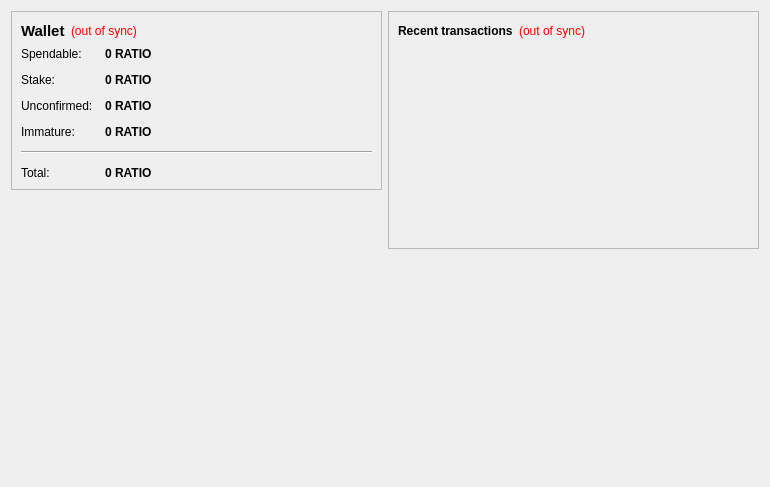
<?xml version="1.0" encoding="UTF-8"?>
<ui version="4.0">
 <class>OverviewPage</class>
 <widget class="QWidget" name="OverviewPage">
  <property name="geometry">
   <rect>
    <x>0</x>
    <y>0</y>
    <width>770</width>
    <height>487</height>
   </rect>
  </property>
  <property name="windowTitle">
   <string>Form</string>
  </property>
  <layout class="QHBoxLayout" name="horizontalLayout" stretch="1,1">
   <item>
    <layout class="QVBoxLayout" name="verticalLayout_2">
     <item>
      <widget class="QFrame" name="frame">
       <property name="frameShape">
        <enum>QFrame::StyledPanel</enum>
       </property>
       <property name="frameShadow">
        <enum>QFrame::Raised</enum>
       </property>
       <layout class="QVBoxLayout" name="verticalLayout_4">
        <item>
         <layout class="QHBoxLayout" name="horizontalLayout_4">
          <item>
           <widget class="QLabel" name="label_5">
            <property name="font">
             <font>
              <pointsize>11</pointsize>
              <weight>75</weight>
              <bold>true</bold>
             </font>
            </property>
            <property name="text">
             <string>Wallet</string>
            </property>
           </widget>
          </item>
          <item>
           <widget class="QLabel" name="labelWalletStatus">
            <property name="toolTip">
             <string>The displayed information may be out of date. Your wallet automatically synchronizes with the Ratio network after a connection is established, but this process has not completed yet.</string>
            </property>
            <property name="styleSheet">
             <string notr="true">QLabel { color: red; }</string>
            </property>
            <property name="text">
             <string notr="true">(out of sync)</string>
            </property>
            <property name="alignment">
             <set>Qt::AlignLeading|Qt::AlignLeft|Qt::AlignVCenter</set>
            </property>
           </widget>
          </item>
          <item>
           <spacer name="horizontalSpacer_2">
            <property name="orientation">
             <enum>Qt::Horizontal</enum>
            </property>
            <property name="sizeHint" stdset="0">
             <size>
              <width>40</width>
              <height>20</height>
             </size>
            </property>
           </spacer>
          </item>
         </layout>
        </item>
        <item>
         <layout class="QFormLayout" name="formLayout_2">
          <property name="fieldGrowthPolicy">
           <enum>QFormLayout::AllNonFixedFieldsGrow</enum>
          </property>
          <property name="horizontalSpacing">
           <number>12</number>
          </property>
          <property name="verticalSpacing">
           <number>12</number>
          </property>
          <item row="0" column="0">
           <widget class="QLabel" name="label">
            <property name="text">
             <string>Spendable:</string>
            </property>
           </widget>
          </item>
          <item row="0" column="1">
           <widget class="QLabel" name="labelBalance">
            <property name="font">
             <font>
              <weight>75</weight>
              <bold>true</bold>
             </font>
            </property>
            <property name="cursor">
             <cursorShape>IBeamCursor</cursorShape>
            </property>
            <property name="toolTip">
             <string>Your current spendable balance</string>
            </property>
            <property name="text">
             <string notr="true">0 RATIO</string>
            </property>
            <property name="textInteractionFlags">
             <set>Qt::LinksAccessibleByMouse|Qt::TextSelectableByKeyboard|Qt::TextSelectableByMouse</set>
            </property>
           </widget>
          </item>
          <item row="1" column="0">
           <widget class="QLabel" name="label_6">
            <property name="text">
             <string>Stake:</string>
            </property>
           </widget>
          </item>
          <item row="1" column="1">
           <widget class="QLabel" name="labelStake">
            <property name="font">
             <font>
              <weight>75</weight>
              <bold>true</bold>
             </font>
            </property>
            <property name="cursor">
             <cursorShape>IBeamCursor</cursorShape>
            </property>
            <property name="toolTip">
             <string>Total of coins that was staked, and do not yet count toward the current balance</string>
            </property>
            <property name="text">
             <string notr="true">0 RATIO</string>
            </property>
            <property name="textInteractionFlags">
             <set>Qt::LinksAccessibleByMouse|Qt::TextSelectableByKeyboard|Qt::TextSelectableByMouse</set>
            </property>
           </widget>
          </item>
          <item row="2" column="0">
           <widget class="QLabel" name="label_3">
            <property name="text">
             <string>Unconfirmed:</string>
            </property>
           </widget>
          </item>
          <item row="2" column="1">
           <widget class="QLabel" name="labelUnconfirmed">
            <property name="font">
             <font>
              <weight>75</weight>
              <bold>true</bold>
             </font>
            </property>
            <property name="cursor">
             <cursorShape>IBeamCursor</cursorShape>
            </property>
            <property name="toolTip">
             <string>Total of transactions that have yet to be confirmed, and do not yet count toward the current balance</string>
            </property>
            <property name="text">
             <string notr="true">0 RATIO</string>
            </property>
            <property name="textInteractionFlags">
             <set>Qt::LinksAccessibleByMouse|Qt::TextSelectableByKeyboard|Qt::TextSelectableByMouse</set>
            </property>
           </widget>
          </item>
          <item row="3" column="0">
           <widget class="QLabel" name="labelImmatureText">
            <property name="text">
             <string>Immature:</string>
            </property>
           </widget>
          </item>
          <item row="3" column="1">
           <widget class="QLabel" name="labelImmature">
            <property name="font">
             <font>
              <weight>75</weight>
              <bold>true</bold>
             </font>
            </property>
            <property name="toolTip">
             <string>Mined balance that has not yet matured</string>
            </property>
            <property name="text">
             <string notr="true">0 RATIO</string>
            </property>
            <property name="textInteractionFlags">
             <set>Qt::LinksAccessibleByMouse|Qt::TextSelectableByKeyboard|Qt::TextSelectableByMouse</set>
            </property>
           </widget>
          </item>
          <item row="4" column="0" colspan="2">
           <widget class="Line" name="line">
            <property name="orientation">
             <enum>Qt::Horizontal</enum>
            </property>
           </widget>
          </item>
          <item row="5" column="0">
           <widget class="QLabel" name="labelTotalText">
            <property name="text">
             <string>Total:</string>
            </property>
           </widget>
          </item>
          <item row="5" column="1">
           <widget class="QLabel" name="labelTotal">
            <property name="font">
             <font>
              <weight>75</weight>
              <bold>true</bold>
             </font>
            </property>
            <property name="cursor">
             <cursorShape>IBeamCursor</cursorShape>
            </property>
            <property name="toolTip">
             <string>Your current total balance</string>
            </property>
            <property name="text">
             <string notr="true">0 RATIO</string>
            </property>
            <property name="textInteractionFlags">
             <set>Qt::LinksAccessibleByMouse|Qt::TextSelectableByKeyboard|Qt::TextSelectableByMouse</set>
            </property>
           </widget>
          </item>
         </layout>
        </item>
       </layout>
      </widget>
     </item>
     <item>
      <spacer name="verticalSpacer">
       <property name="orientation">
        <enum>Qt::Vertical</enum>
       </property>
       <property name="sizeHint" stdset="0">
        <size>
         <width>20</width>
         <height>40</height>
        </size>
       </property>
      </spacer>
     </item>
     <item>
      <widget class="QLabel" name="label_2">
       <property name="autoFillBackground">
        <bool>true</bool>
       </property>
       <property name="text">
        <string/>
       </property>
       <property name="pixmap">
        <pixmap resource="../bitcoin.qrc">:/icons/drmbg</pixmap>
       </property>
       <property name="scaledContents">
        <bool>false</bool>
       </property>
       <property name="margin">
        <number>0</number>
       </property>
      </widget>
     </item>
    </layout>
   </item>
   <item>
    <layout class="QVBoxLayout" name="verticalLayout_3">
     <item>
      <widget class="QFrame" name="frame_2">
       <property name="frameShape">
        <enum>QFrame::StyledPanel</enum>
       </property>
       <property name="frameShadow">
        <enum>QFrame::Raised</enum>
       </property>
       <layout class="QVBoxLayout" name="verticalLayout">
        <item>
         <layout class="QHBoxLayout" name="horizontalLayout_2">
          <item>
           <widget class="QLabel" name="label_4">
            <property name="text">
             <string>&lt;b&gt;Recent transactions&lt;/b&gt;</string>
            </property>
           </widget>
          </item>
          <item>
           <widget class="QLabel" name="labelTransactionsStatus">
            <property name="toolTip">
             <string>The displayed information may be out of date. Your wallet automatically synchronizes with the Ratio network after a connection is established, but this process has not completed yet.</string>
            </property>
            <property name="styleSheet">
             <string notr="true">QLabel { color: red; }</string>
            </property>
            <property name="text">
             <string notr="true">(out of sync)</string>
            </property>
            <property name="alignment">
             <set>Qt::AlignRight|Qt::AlignTrailing|Qt::AlignVCenter</set>
            </property>
           </widget>
          </item>
          <item>
           <spacer name="horizontalSpacer">
            <property name="orientation">
             <enum>Qt::Horizontal</enum>
            </property>
            <property name="sizeHint" stdset="0">
             <size>
              <width>40</width>
              <height>20</height>
             </size>
            </property>
           </spacer>
          </item>
         </layout>
        </item>
        <item>
         <widget class="QListView" name="listTransactions">
          <property name="styleSheet">
           <string notr="true">QListView { background: transparent; }</string>
          </property>
          <property name="frameShape">
           <enum>QFrame::NoFrame</enum>
          </property>
          <property name="verticalScrollBarPolicy">
           <enum>Qt::ScrollBarAlwaysOff</enum>
          </property>
          <property name="horizontalScrollBarPolicy">
           <enum>Qt::ScrollBarAlwaysOff</enum>
          </property>
          <property name="selectionMode">
           <enum>QAbstractItemView::NoSelection</enum>
          </property>
         </widget>
        </item>
       </layout>
      </widget>
     </item>
     <item>
      <spacer name="verticalSpacer_2">
       <property name="orientation">
        <enum>Qt::Vertical</enum>
       </property>
       <property name="sizeHint" stdset="0">
        <size>
         <width>20</width>
         <height>40</height>
        </size>
       </property>
      </spacer>
     </item>
    </layout>
   </item>
  </layout>
 </widget>
 <resources/>
 <connections/>
</ui>
